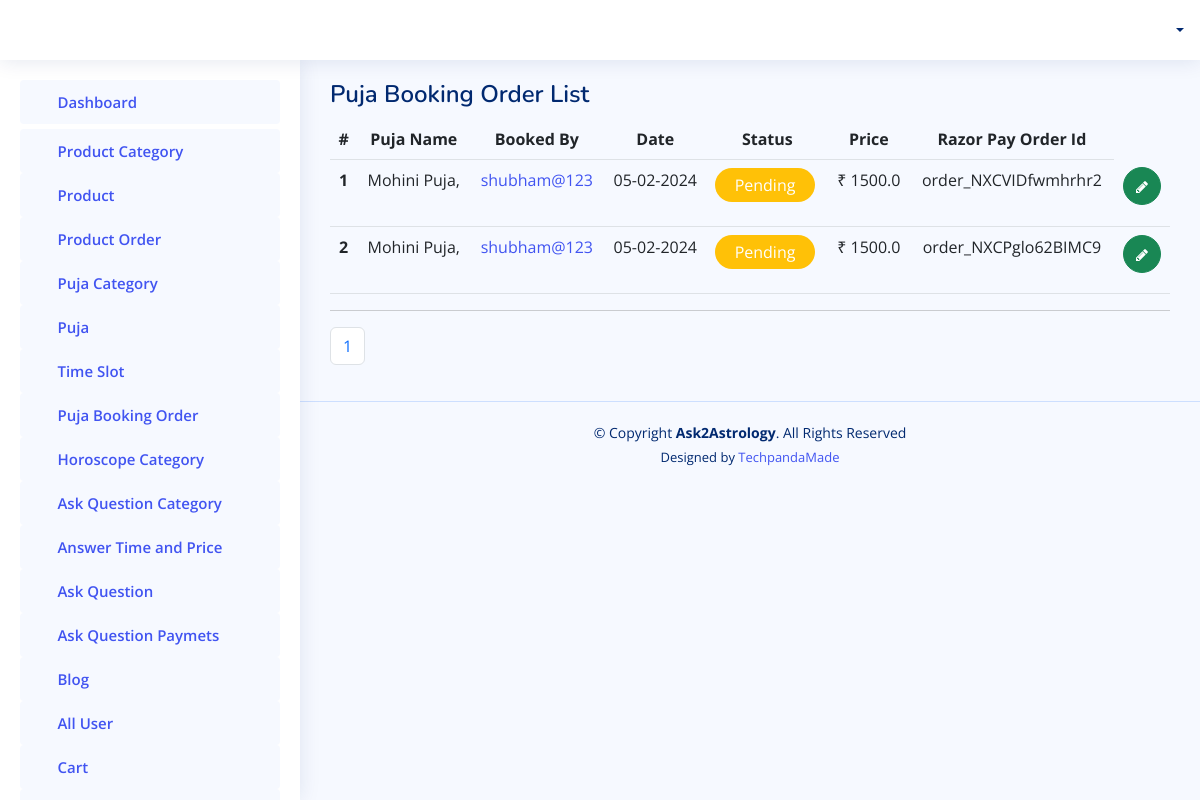
The page /admin-panel/getpoojaslot/ on the database its author committed.
### adminapp/models.py (models this page shows)
class PoojaOrder(models.Model):
    pujaid = models.JSONField(default=list, null=True)
    userid = models.ForeignKey(User,on_delete=models.CASCADE)
    orderdate = models.DateTimeField(auto_now=True)
    order_status = models.BooleanField(default=False)
    bookeddate = models.JSONField(default=list, null=True)
    order_price = models.CharField(max_length=200, null=True)
    razor_pay_order_id = models.CharField(max_length=100, null=True, blank=True)
    razor_pay_payment_id = models.CharField(max_length=100, null=True, blank=True)
    razor_pay_payment_signature = models.CharField(max_length=100, null=True, blank=True)
    address = models.CharField(max_length=350, null=True)

### accounts/models.py (models this page shows)
class User(AbstractUser):
    is_user = models.BooleanField(default=False)
    contactno = models.CharField(max_length=12, null=True)
    profilepicture = models.ImageField(upload_to=filepath, blank=True, null=True)
    gender = models.CharField(max_length=12, null=True)
    language = models.CharField(max_length=50, null=True)
    dateofbirth = models.CharField(max_length=20, null=True)
    marital_status = models.CharField(max_length=50, null=True)
    timeofbirth = models.CharField(max_length=20, null=True)
    placeofbirth = models.CharField(max_length=100, null=True)
    currentaddress = models.CharField(max_length=300, null=True)
    mobileno = models.CharField(max_length=300, null=True)
    countrycode = models.CharField(max_length=50, null=True)
    houseno = models.CharField(max_length=300, null=True)
    area = models.CharField(max_length=300, null=True)
    landmark = models.CharField(max_length=300, null=True)
    pincode = models.CharField(max_length=300, null=True)
    towncity = models.CharField(max_length=300, null=True)
    state = models.CharField(max_length=300, null=True)

### adminapp/views.py (the view)
# urls.py: path('getpoojaslot/',views.GetAllPujaSlot),
def GetAllPujaSlot(request):
    pujabook = PoojaOrder.objects.all().order_by('id').reverse()
    print(pujabook)
    paginator = Paginator(pujabook, 6)
    page_number = request.GET.get('page')
    all_lead = paginator.get_page(page_number)
    totalpage = all_lead.paginator.num_pages
    context = {
        'all_lead':all_lead,
        'lastpage':totalpage,
        'totalPagelist':[n+1 for n in range(totalpage)],
        'pojaslot':pujabook
    }
    return render(request, "admintemp/getpoojaslotbook.html", context)

### templates/admintemp/getpoojaslotbook.html (shortened to what this page needs)
{% extends 'admintemp/index.html' %}
{% load static %}
  {% block content %}
  <main id="main" class="main">
    <div class="pagetitle">
      <h1>Puja Booking Order List</h1>
    </div>
    <section class="section">
      <div class="row">
        <div class="col-lg-12">
          <div class="">
            <div class="" >
              <table class="table">
                <thead>
                  <tr  style="text-align:center;">
                    <th scope="col">#</th>
                    <th scope="col">Puja Name</th>
                    <th scope="col">Booked By</th>
                    <th scope="col" style="140px">Date</th>
                    <th scope="col">Status</th>
                    <th scope="col">Price</th>
                    <th scope="col">Razor Pay Order Id</th>
                  </tr>
                </thead>
                <tbody>
                  {% for ky in all_lead %}
                  <tr style="text-align:center;">
                    <th scope="row">{{forloop.counter}}</th>
                    <td>
                        {% for i in ky.pujaid %}
                    {{ i }},<br>
                    {% endfor %}
                    </td>
                    <td><a href="{% url 'view_profile2' id=ky.id %}">{{ ky.userid }}</a></td>
                    <td>{{ ky.orderdate.date|date:"d-m-Y" }}</td>
                    <td>
                      {% if ky.order_status == True %}
                      <p style="background-color:#198754;color:#ffffff;width:100px;border-radius:20px;text-align:center;padding:5px;">Completed</p>
                      {% else %}
                         <p style="background-color:#ffc107;color:#ffffff;width:100px;border-radius:20px;text-align:center;padding:5px;">Pending</p>
                      {% endif %}
                    </td>
                    <td>₹ {{ ky.order_price }}</td>
                    <td>{{ ky.razor_pay_order_id }}</td>
                  <td style="text-align: center;">
                      <a class="btn btn-success" style="border-radius:50%;" href="{% url 'update_puja' id=ky.id %}"> <i class="fa fa-pencil" style="font-size: 14px;"> </i> </a>
                    </td>
                    </tr>
                  {% endfor %}
                </tbody>
              </table>
            </div>
          </div>
          <hr>
                <nav aria-label="Page navigation example">
                    <ul class="pagination">
                    {% for n in totalPagelist %}
                      <li class="page-item">
                        <a class="page-link" href="/admin-panel/getpoojaslot/?page={{n}}">{{n}}</a>
                    </li>
                    {% endfor %}
                    </ul>
                  </nav>
      </div>
    </section>
  </main>
  {% endblock content %}

### static/assets2/css/style.css (style rules this page uses)
:root { scroll-behavior: smooth; }
body { font-family: "Open Sans", sans-serif; background: #f6f9ff; color: #444444; }
a { color: #4154f1; text-decoration: none; }
h1, h2, h3, h4, h5, h6 { font-family: "Nunito", sans-serif; }
#main { margin-top: 60px; padding: 20px 30px; transition: all 0.3s; }
.pagetitle { margin-bottom: 10px; }
.pagetitle h1 { font-size: 24px; margin-bottom: 0; font-weight: 600; color: #012970; }
@media (min-width: 1200px) { #main, #footer { margin-left: 300px; } }

### rows shown on the page
PoojaOrder: pujaid "Mohini Puja", userid "shubham@123", orderdate "05-02-2024", order_status "Pending", order_price "1500.0", razor_pay_order_id "order_NXCVIDfwmhrhr2"
PoojaOrder: pujaid "Mohini Puja", userid "shubham@123", orderdate "05-02-2024", order_status "Pending", order_price "1500.0", razor_pay_order_id "order_NXCPglo62BIMC9"

### other values the page prints
{{ n }} "1"
